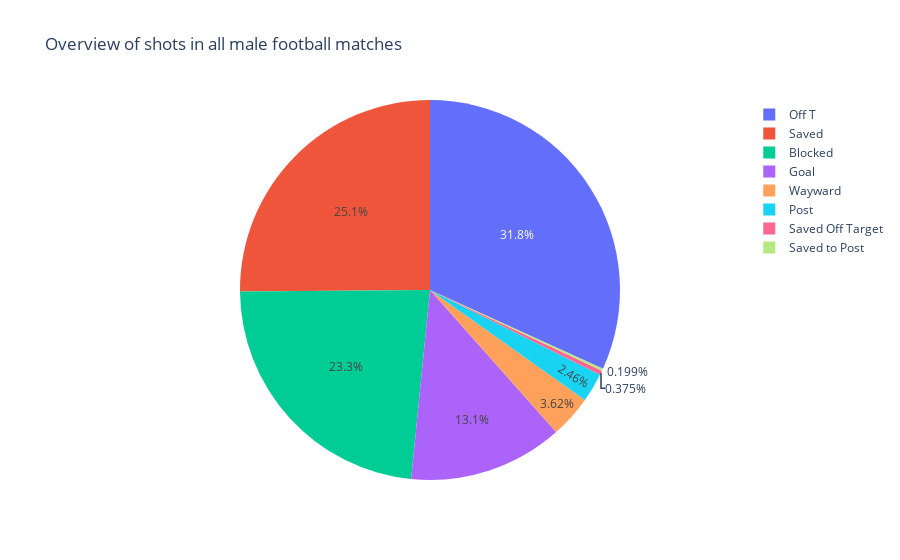

This figure's notebook cell:
### Code cell
import plotly.express as px
# This dataframe has 244 lines, but 4 distinct values for `day`
#df = px.data.tips()
fig = px.pie(male_shot, values='shot.outcome.name', names=shot_names, title='Overview of shots in all male football matches')
fig.show()

### Figure 1 — Plotly figure (JSON) as saved in the notebook; plotly's stock layout.template omitted (floating-point values rounded to 4 significant figures)
{"data": [{"domain": {"x": [0, 1], "y": [0, 1]}, "hovertemplate": "label=%{label}<br>shot.outcome.name=%{value}<extra></extra>", "labels": ["Off T", "Saved", "Blocked", "Goal", "Wayward", "Post", "Saved Off Target", "Saved to Post"], "legendgroup": "", "name": "", "showlegend": true, "type": "pie", "values": [31.79, 25.12, 23.3, 13.14, 3.616, 2.464, 0.3745, 0.199]}], "layout": {"legend": {"tracegroupgap": 0}, "title": {"text": "Overview of shots in all male football matches"}}}
